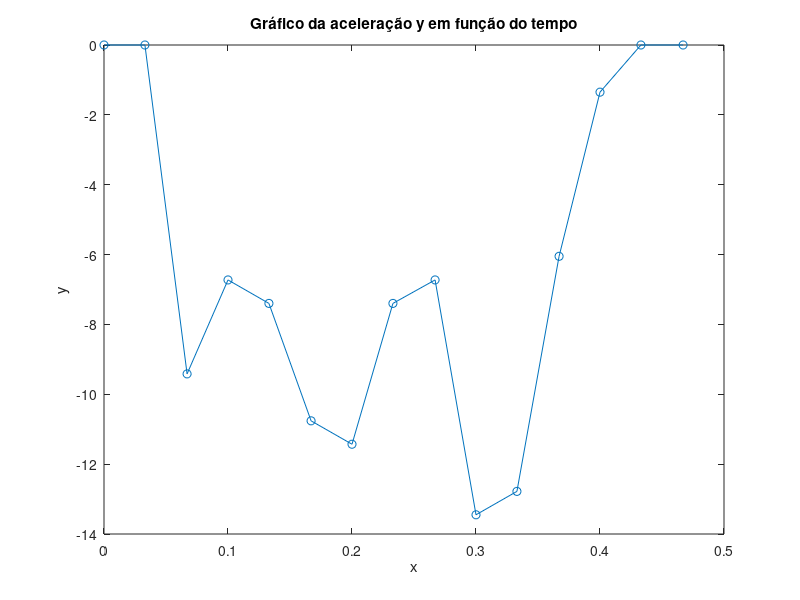

The MATLAB source for this figure:
x = [0, 0.033, 0.067, 0.1, 0.133, 0.167, 0.2, 0.233, 0.267, 0.3, 0.333, 0.367, 0.4, 0.433, 0.467];
y = [0, 0, -9.416, -6.726, -7.398, -10.76, -11.43, -7.398, -6.726, -13.45, -12.78, -6.05, -1.35, 0, 0];
plot(x, y, '-o');
xlabel('x');
ylabel('y');
title('Gráfico da aceleração y em função do tempo')